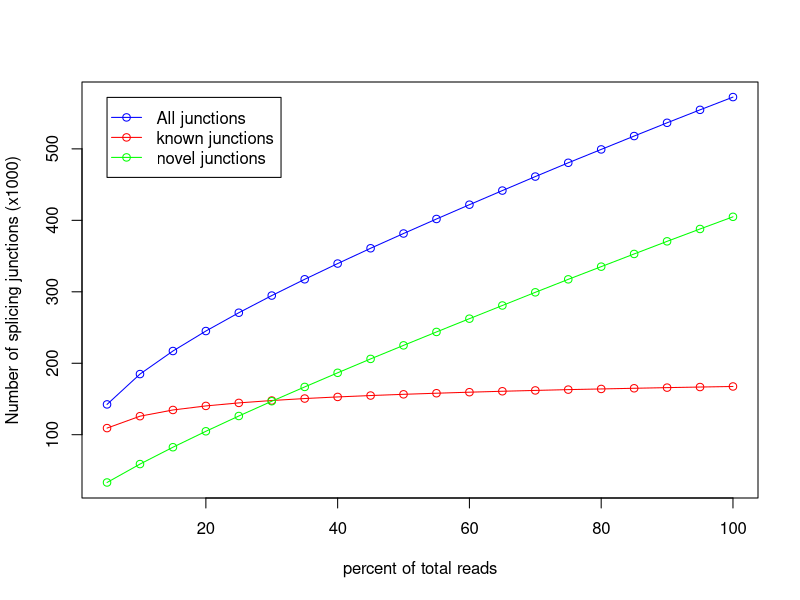

Write the R code that produced this figure.
pdf('CF91090.junctionSaturation_plot.pdf')
x=c(5,10,15,20,25,30,35,40,45,50,55,60,65,70,75,80,85,90,95,100)
y=c(109250,125928,134624,140291,144517,147845,150618,152864,154810,156528,158059,159502,160803,161975,163103,164045,164977,165889,166715,167496)
z=c(142406,184851,217119,245085,270706,294717,317493,339494,360899,381557,401873,421878,441635,461236,480520,499228,517923,536485,554606,572456)
w=c(33156,58923,82495,104794,126189,146872,166875,186630,206089,225029,243814,262376,280832,299261,317417,335183,352946,370596,387891,404960)
m=max(167,572,404)
n=min(109,142,33)
plot(x,z/1000,xlab='percent of total reads',ylab='Number of splicing junctions (x1000)',type='o',col='blue',ylim=c(n,m))
points(x,y/1000,type='o',col='red')
points(x,w/1000,type='o',col='green')
legend(5,572, legend=c("All junctions","known junctions", "novel junctions"),col=c("blue","red","green"),lwd=1,pch=1)
dev.off()
